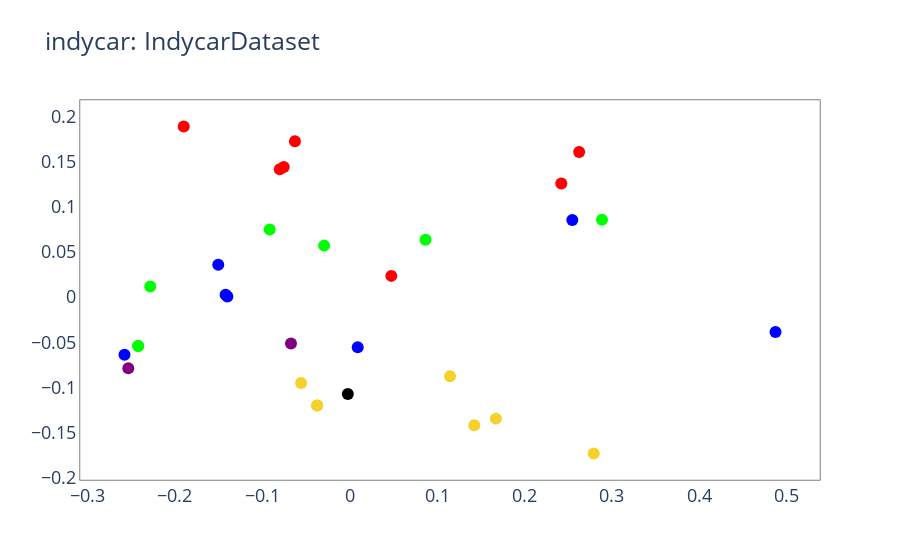

This figure's notebook cell:
### Code cell
data = retdf.to_numpy()
f1=dim_reduction(data[:, [-5,-4,-2]], 'IndycarDataset', ranknet_model_name='indycar',dim_model_name='PCA')

### Figure 1 — Plotly figure (JSON) as saved in the notebook; plotly's stock layout.template omitted (floating-point values rounded to 4 significant figures)
{"data": [{"hoverinfo": "text", "hovertext": ["Indy500-2013", "Indy500-2014", "Indy500-2015", "Indy500-2016", "Indy500-2017", "Indy500-2018", "Indy500-2019", "Texas-2013", "Texas-2014", "Texas-2015", "Texas-2016", "Texas-2017", "Texas-2018", "Texas-2019", "Iowa-2013", "Iowa-2014", "Iowa-2015", "Iowa-2016", "Iowa-2017", "Iowa-2018", "Iowa-2019", "Pocono-2013", "Pocono-2014", "Pocono-2015", "Pocono-2016", "Pocono-2017", "Pocono-2018", "Pocono-2019", "Phoenix-2018", "Gateway-2018", "Gateway-2019"], "marker": {"color": ["#ff0000", "#ff0000", "#ff0000", "#ff0000", "#ff0000", "#ff0000", "#ff0000", "#0000ff", "#0000ff", "#0000ff", "#0000ff", "#0000ff", "#0000ff", "#0000ff", "#f5d12b", "#f5d12b", "#f5d12b", "#f5d12b", "#f5d12b", "#f5d12b", "#f5d12b", "#00ff00", "#00ff00", "#00ff00", "#00ff00", "#00ff00", "#00ff00", "#00ff00", "#000000", "#800080", "#800080"], "size": 12}, "mode": "markers", "text": ["Indy500-2013", "Indy500-2014", "Indy500-2015", "Indy500-2016", "Indy500-2017", "Indy500-2018", "Indy500-2019", "Texas-2013", "Texas-2014", "Texas-2015", "Texas-2016", "Texas-2017", "Texas-2018", "Texas-2019", "Iowa-2013", "Iowa-2014", "Iowa-2015", "Iowa-2016", "Iowa-2017", "Iowa-2018", "Iowa-2019", "Pocono-2013", "Pocono-2014", "Pocono-2015", "Pocono-2016", "Pocono-2017", "Pocono-2018", "Pocono-2019", "Phoenix-2018", "Gateway-2018", "Gateway-2019"], "type": "scatter", "x": [-0.1898, -0.07995, 0.04766, 0.2625, 0.242, -0.06258, -0.07536, -0.1399, -0.1419, -0.1503, 0.2546, 0.487, 0.009192, -0.2575, -0.05553, -0.03725, 0.1148, 0.1425, 0.2791, -0.03725, 0.1672, -0.2281, -0.2418, 0.2886, -0.02922, -0.09145, -0.2418, 0.08673, -0.002087, -0.2531, -0.0671], "y": [0.189, 0.1415, 0.02359, 0.1607, 0.1258, 0.1726, 0.1441, 0.0008661, 0.00259, 0.03583, 0.08559, -0.03846, -0.05549, -0.06384, -0.09507, -0.1199, -0.0876, -0.1418, -0.1731, -0.1199, -0.1345, 0.0118, -0.05414, 0.08574, 0.0571, 0.07486, -0.05414, 0.06363, -0.1073, -0.07876, -0.05138]}], "layout": {"font": {"size": 18}, "paper_bgcolor": "rgba(0, 0, 0, 0)", "plot_bgcolor": "rgba(0, 0, 0, 0)", "title": {"text": "indycar: IndycarDataset"}, "xaxis": {"linecolor": "black", "linewidth": 0.5, "mirror": true, "showgrid": false}, "yaxis": {"linecolor": "black", "linewidth": 0.5, "mirror": true, "showgrid": false}}}
